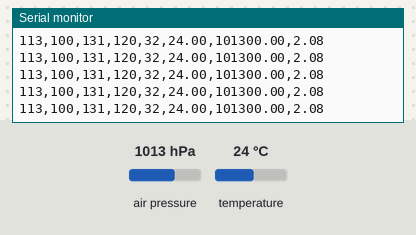
Bench run of a sketch on a simulated Arduino Uno, built with avr-gcc and run on an emulated ATmega328P. On the bench: the last lines printed to the serial monitor. Wiring (inferred from the names in the program): BMP180 pressure sensor at I2C address 0x77. The test bench sets the inputs (shaded band); at power-on: air pressure 1013 hPa, temperature 24 °C.

Above: at 2.2 s.
2.3 s: air pressure set to 952 hPa
At 2.61 s:
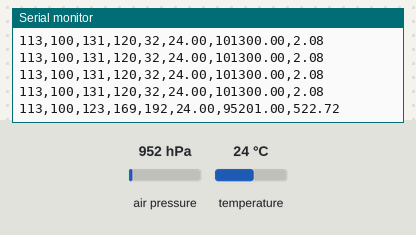
5.3 s: temperature set to 12 °C
At 5.45 s:
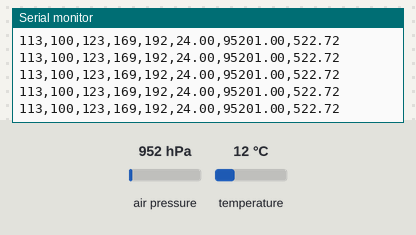
6.8 s: air pressure set to 975 hPa
At 6.87 s:
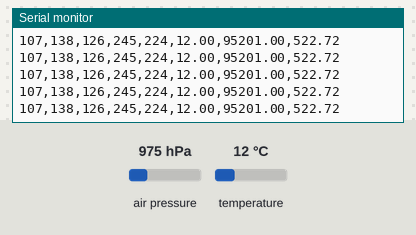
Timing chart, 0 to 9.8 s (numbered marks = the images above; inputs shaded):
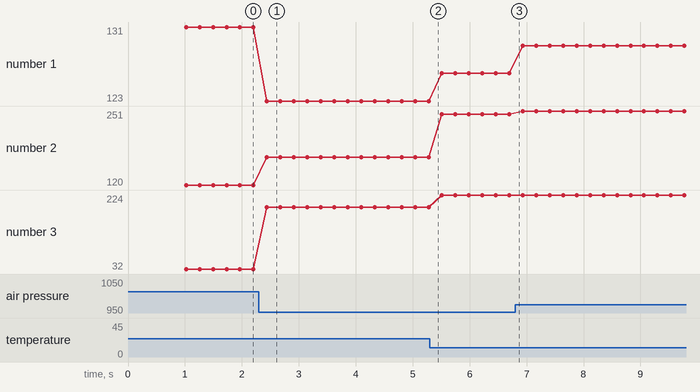

Measured:
- after the input at 2.3 s, the serial monitor: prints a new line after 0.14 s (image 1)
- plotted number 1: 131 → 123 after the input at 2.3 s, 123 → 126 after the input at 5.3 s, 126 → 129 after the input at 6.8 s
- plotted number 2: 120 → 169 after the input at 2.3 s, 169 → 245 after the input at 5.3 s, 245 → 251 after the input at 6.8 s
- plotted number 3: 32 → 192 after the input at 2.3 s, 192 → 224 after the input at 5.3 s

The sketch:

Code2P.ino
```cpp
#include <Wire.h>
#define BMP085_ADDRESS 0x77  // I2C address of BMP085
const unsigned char OSS = 3;  // Oversampling Setting ultra high resolution
// Calibration values
int ac1;
int ac2;
int ac3;
unsigned int ac4;
unsigned int ac5;
unsigned int ac6;
int b1;
int b2;
int mb;
int mc;
int md;
long b5;
void setup(){
  Serial.begin(9600);
  Serial.println();
  Serial.println();
  Wire.begin();
  bmp085Calibration();
  delay(1000);
  Serial.println();
}

void loop()
{
  float temperature = bmp085GetTemperature(bmp085ReadUT()); //MUST be called first
  float pressure = bmp085GetPressure(bmp085ReadUP());
  float altitude = calcAltitude(pressure); //Uncompensated caculation - in Meters
  Serial.print(temperature);
  Serial.print(",");
  Serial.print(pressure);
  Serial.print(",");
  Serial.print(altitude);
  Serial.println();
  delay(200);
}

// Stores all of the bmp085's calibration values into global variables
// Calibration values are required to calculate temp and pressure
// This function should be called at the beginning of the program
void bmp085Calibration()
{
  ac1 = bmp085ReadInt(0xAA);
  ac2 = bmp085ReadInt(0xAC);
  ac3 = bmp085ReadInt(0xAE);
  ac4 = bmp085ReadInt(0xB0);
  ac5 = bmp085ReadInt(0xB2);
  ac6 = bmp085ReadInt(0xB4);
  b1 = bmp085ReadInt(0xB6);
  b2 = bmp085ReadInt(0xB8);
  mb = bmp085ReadInt(0xBA);
  mc = bmp085ReadInt(0xBC);
  md = bmp085ReadInt(0xBE);
}

// Calculate temperature in deg C
float bmp085GetTemperature(unsigned int ut){
  long x1, x2;

  x1 = (((long)ut - (long)ac6)*(long)ac5) >> 15;
  x2 = ((long)mc << 11)/(x1 + md);
  b5 = x1 + x2;

  float temp = ((b5 + 8)>>4);
  temp = temp /10;

  return temp;
}

// Calculate pressure given up
// calibration values must be known
// b5 is also required so bmp085GetTemperature(...) must be called first.
// Value returned will be pressure in units of Pa.
long bmp085GetPressure(unsigned long up){
  long x1, x2, x3, b3, b6, p;
  unsigned long b4, b7;

  b6 = b5 - 4000;
  // Calculate B3
  x1 = (b2 * (b6 * b6)>>12)>>11;
  x2 = (ac2 * b6)>>11;
  x3 = x1 + x2;
  b3 = (((((long)ac1)*4 + x3)<<OSS) + 2)>>2;

  // Calculate B4
  x1 = (ac3 * b6)>>13;
  x2 = (b1 * ((b6 * b6)>>12))>>16;
  x3 = ((x1 + x2) + 2)>>2;
  b4 = (ac4 * (unsigned long)(x3 + 32768))>>15;

  b7 = ((unsigned long)(up - b3) * (50000>>OSS));
  if (b7 < 0x80000000)
    p = (b7<<1)/b4;
  else
    p = (b7/b4)<<1;

  x1 = (p>>8) * (p>>8);
  x1 = (x1 * 3038)>>16;
  x2 = (-7357 * p)>>16;
  p += (x1 + x2 + 3791)>>4;

  long temp = p;
  return temp;
}

// Read 1 byte from the BMP085 at 'address'
char bmp085Read(unsigned char address)
{
  unsigned char data;

  Wire.beginTransmission(BMP085_ADDRESS);
  Wire.write(address);
  Wire.endTransmission();

  Wire.requestFrom(BMP085_ADDRESS, 1);
  while(!Wire.available())
    ;
  uint8_t msb = Wire.read();
  Serial.print(msb);
  Serial.print(",");
  return msb;
}

// Read 2 bytes from the BMP085
// First byte will be from 'address'
// Second byte will be from 'address'+1
int bmp085ReadInt(unsigned char address)
{
  unsigned char msb, lsb;

  Wire.beginTransmission(BMP085_ADDRESS);
  Wire.write(address);
  Wire.endTransmission();

  Wire.requestFrom(BMP085_ADDRESS, 2);
  while(Wire.available()<2)
    ;
  msb = Wire.read();
  lsb = Wire.read();
  Serial.print(msb);
  Serial.print(",");
  Serial.print(lsb);
  Serial.print(",");
  return (int) msb<<8 | lsb;
}

// Read the uncompensated temperature value
unsigned int bmp085ReadUT(){
  unsigned int ut;

  // Write 0x2E into Register 0xF4
  // This requests a temperature reading
  Wire.beginTransmission(BMP085_ADDRESS);
  Wire.write(0xF4);
  Wire.write(0x2E);
  Wire.endTransmission();

  // Wait at least 4.5ms
  delay(5);

  // Read two bytes from registers 0xF6 and 0xF7
  ut = bmp085ReadInt(0xF6);
  return ut;
}

// Read the uncompensated pressure value
unsigned long bmp085ReadUP(){

  unsigned char msb, lsb, xlsb;
  unsigned long up = 0;

  // Write 0x34+(OSS<<6) into register 0xF4
  // Request a pressure reading w/ oversampling setting
  Wire.beginTransmission(BMP085_ADDRESS);
  Wire.write(0xF4);
  Wire.write(0x34 + (OSS<<6));
  Wire.endTransmission();

  // Wait for conversion, delay time dependent on OSS
  delay(2 + (3<<OSS));

  // Read register 0xF6 (MSB), 0xF7 (LSB), and 0xF8 (XLSB)
  msb = bmp085Read(0xF6);
  lsb = bmp085Read(0xF7);
  xlsb = bmp085Read(0xF8);

  up = (((unsigned long) msb << 16) | ((unsigned long) lsb << 8) | (unsigned long) xlsb) >> (8-OSS);

  return up;
}

float calcAltitude(float pressure){

  float A = pressure/101325;
  float B = 1/5.25588;
  float C = pow(A,B);
  C = 1 - C;
  C = C /0.0000225577;

  return C;
}
```
